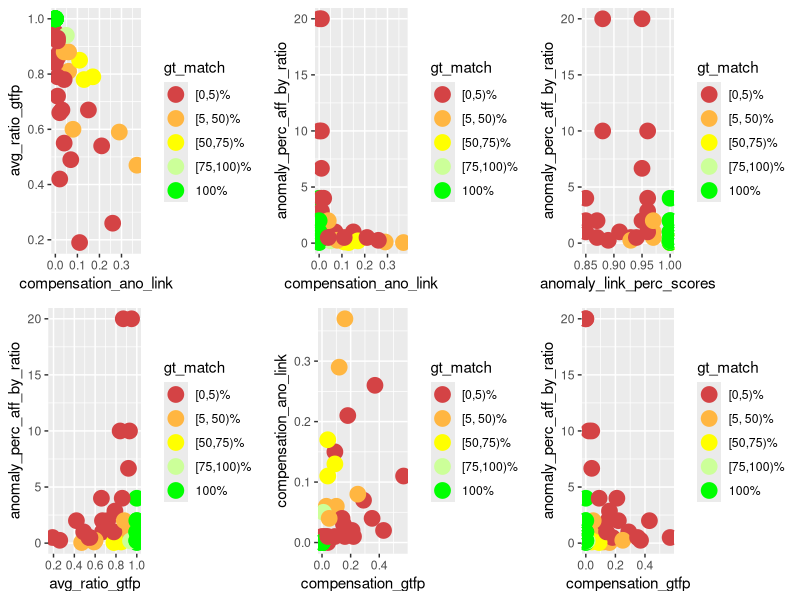
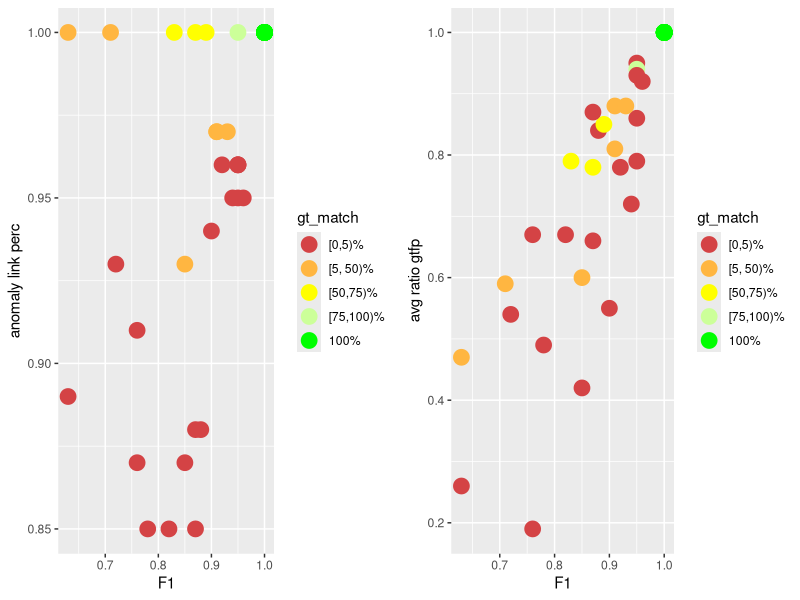
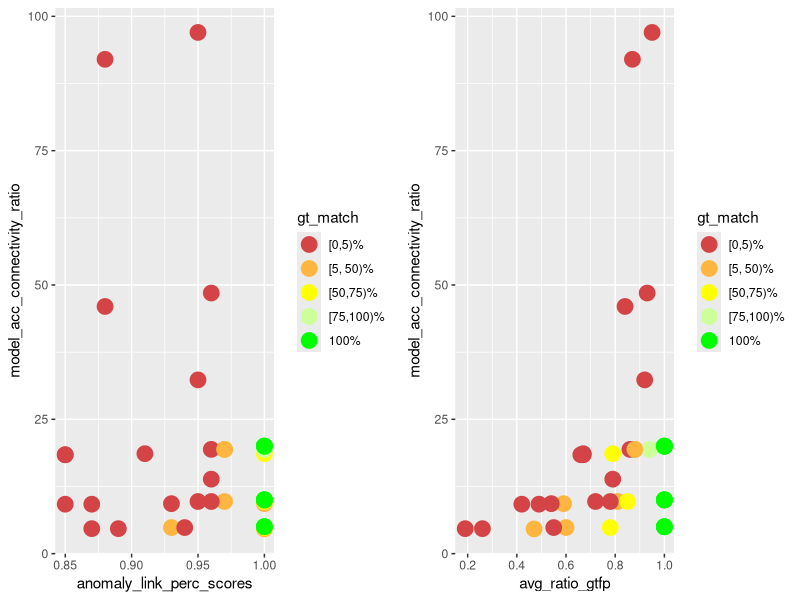
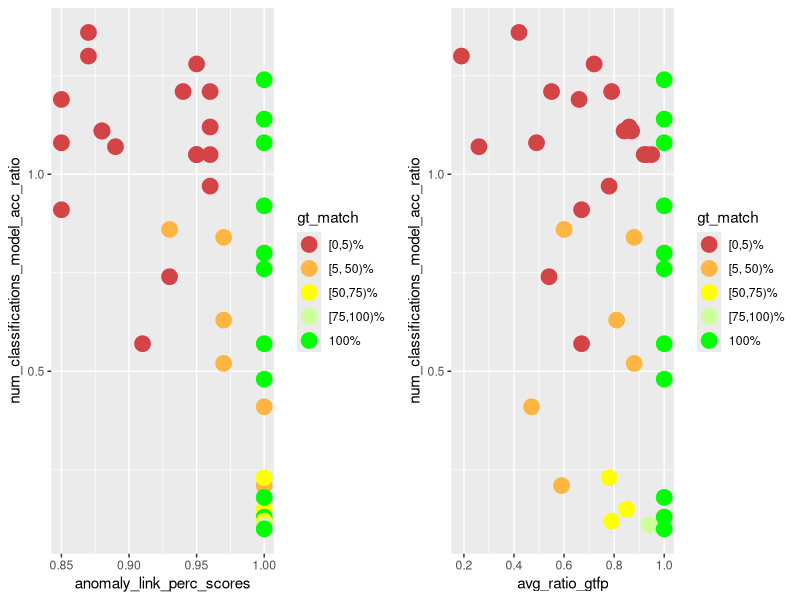
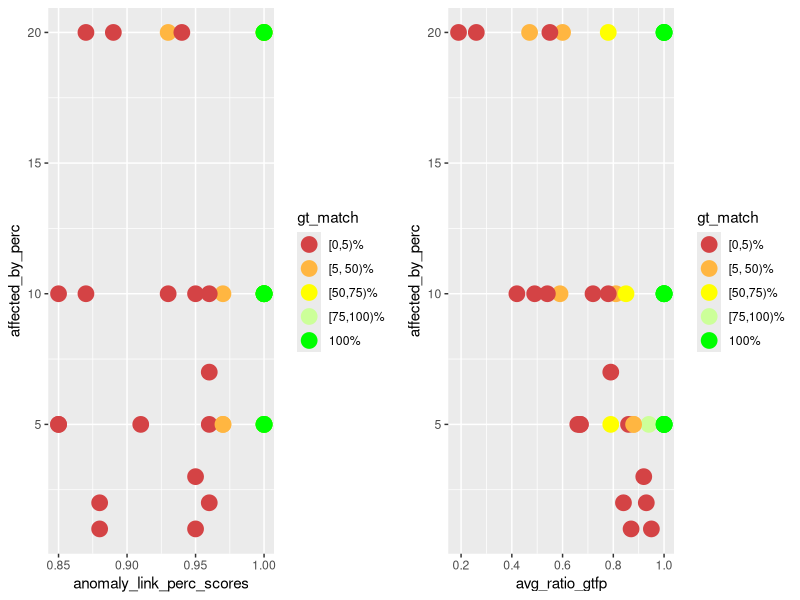
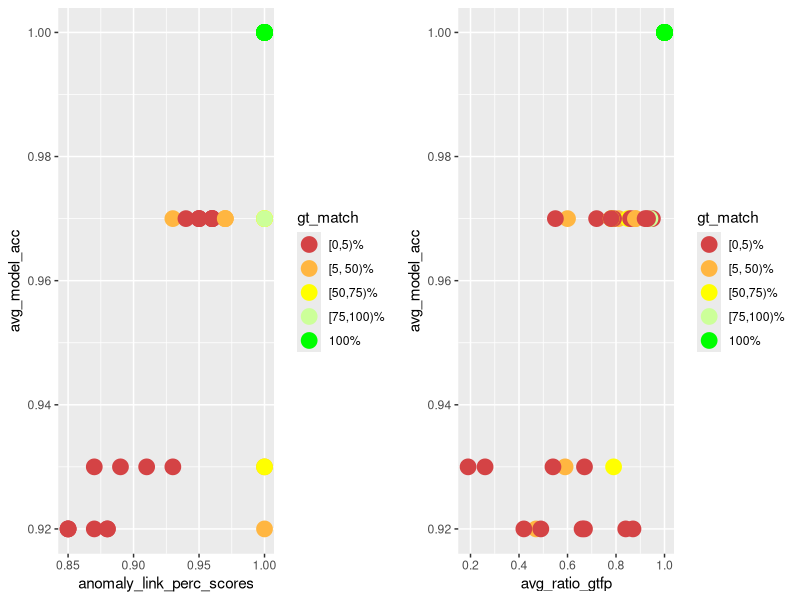
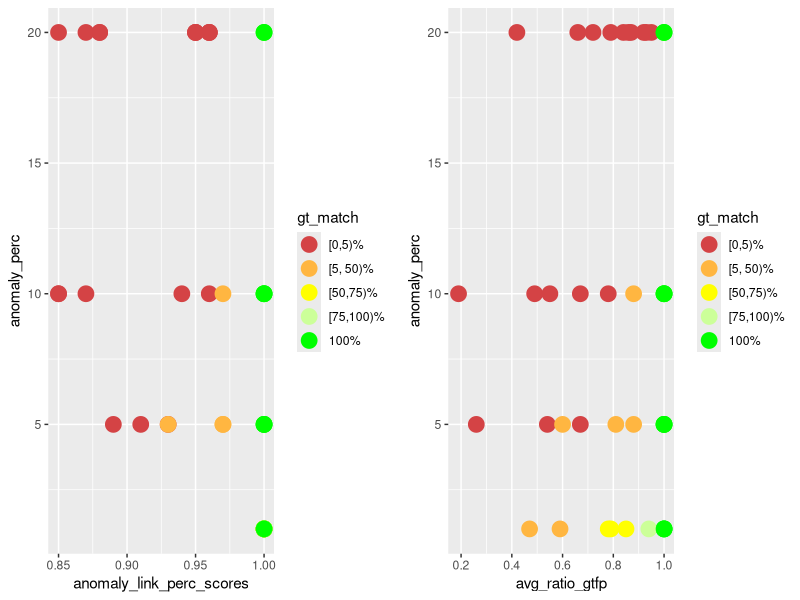

Generate these figures, in order, with R:
library(ggplot2)
library(gridExtra)

PT_DEF <- geom_point(size=5)
COLOR_VALS <- c("#d44345", "#ffb641", "#ffff00", "#ccff99", "#00ff00")

gen_multi_plot_six <- function(
        pp1, pp2, pp3, pp4, pp5, pp6,
        y1, y2, y3, y4, y5, y6,
        x1, x2, x3, x4, x5, x6,
        filename
    ) {
    fpp1 <- pp1 + PT_DEF + xlab(x1) + ylab(y1) + scale_color_manual(values = color_mapping)
    fpp2 <- pp2 + PT_DEF + xlab(x2) + ylab(y2) + scale_color_manual(values = color_mapping)
    fpp3 <- pp3 + PT_DEF + xlab(x3) + ylab(y3) + scale_color_manual(values = color_mapping)
    fpp4 <- pp4 + PT_DEF + xlab(x4) + ylab(y4) + scale_color_manual(values = color_mapping)
    fpp5 <- pp5 + PT_DEF + xlab(x5) + ylab(y5) + scale_color_manual(values = color_mapping)
    fpp6 <- pp6 + PT_DEF + xlab(x6) + ylab(y6) + scale_color_manual(values = color_mapping)
    combined_plot <- grid.arrange(fpp1, fpp2, fpp3, fpp4, fpp5, fpp6, ncol = 3)
    ggsave(combined_plot, file = filename, width = 12, height = 6)
}

gen_multi_plot_two <- function(
        pp1, pp2, y1, y2, x1, x2, filename
    ) {
    fpp1 <- pp1 + PT_DEF + xlab(x1) + ylab(y1) + scale_color_manual(values = color_mapping)
    fpp2 <- pp2 + PT_DEF + xlab(x2) + ylab(y2) + scale_color_manual(values = color_mapping)
    combined_plot <- grid.arrange(fpp1, fpp2, ncol = 2)
    ggsave(combined_plot, file = filename, width = 12, height = 6)
}

# actual compensation insights

input <- read.csv(
    file = "meta_analysis.csv", header = TRUE, sep = ",", check.name = FALSE
)

# instead of the percentage value factor(gt_match_perc) for which I'd need 100
# colors, I only want to color / group them into 5 groups
LABELS <- c("[0,5)%", "[5, 50)%", "[50,75)%", "[75,100)%", "100%")
color_mapping <- setNames(COLOR_VALS, LABELS)

input$gt_match <- cut(
    input$gt_match_perc,
    breaks = c(0, 5, 50, 75, 100, Inf),
    labels = LABELS,
    include.lowest = TRUE,
    right = FALSE
)

p1 <- ggplot(
    data = input, aes_string(
        x = "compensation_ano_link",
        y = "avg_ratio_gtfp",
        color = "gt_match",
        group = "gt_match"
    )
)

p2 <- ggplot(
    data = input, aes_string(
        x = "compensation_ano_link",
        y = "anomaly_perc_aff_by_ratio",
        color = "gt_match",
        group = "gt_match"
    )
)

p3 <- ggplot(
    data = input, aes_string(
        x = "anomaly_link_perc_scores",
        y = "anomaly_perc_aff_by_ratio",
        color = "gt_match",
        group = "gt_match"
    )
)

p4 <- ggplot(
    data = input, aes_string(
        x = "avg_ratio_gtfp",
        y = "anomaly_perc_aff_by_ratio",
        color = "gt_match",
        group = "gt_match"
    )
)

p5 <- ggplot(
    data = input, aes_string(
        x = "compensation_gtfp",
        y = "compensation_ano_link",
        color = "gt_match",
        group = "gt_match"
    )
)

p6 <- ggplot(
    data = input, aes_string(
        x = "compensation_gtfp",
        y = "anomaly_perc_aff_by_ratio",
        color = "gt_match",
        group = "gt_match"
    )
)

gen_multi_plot_six(
    p1, p2, p3, p4, p5, p6,
    "avg_ratio_gtfp",
    "anomaly_perc_aff_by_ratio",
    "anomaly_perc_aff_by_ratio",
    "anomaly_perc_aff_by_ratio",
    "compensation_ano_link",
    "anomaly_perc_aff_by_ratio",
    "compensation_ano_link",
    "compensation_ano_link",
    "anomaly_link_perc_scores",
    "avg_ratio_gtfp",
    "compensation_gtfp",
    "compensation_gtfp",
    "compensation_analysis.png"
)

p1 <- ggplot(
    data = input, aes_string(
        x = "f1_scores",
        y = "anomaly_link_perc_scores",
        color = "gt_match",
        group = "gt_match"
    )
)

p2 <- ggplot(
    data = input, aes_string(
        x = "f1_scores",
        y = "avg_ratio_gtfp",
        color = "gt_match",
        group = "gt_match"
    )
)

gen_multi_plot_two(
    p1, p2,
    "anomaly link perc",
    "avg ratio gtfp",
    "F1",
    "F1",
    "f1_end_res_corr.png"
)

# model acc - connectivity - performance

p1 <- ggplot(
    data = input, aes_string(
        x = "anomaly_link_perc_scores",
        y = "model_acc_connectivity_ratio",
        color = "gt_match",
        group = "gt_match"
    )
)

p2 <- ggplot(
    data = input, aes_string(
        x = "avg_ratio_gtfp",
        y = "model_acc_connectivity_ratio",
        color = "gt_match",
        group = "gt_match"
    )
)

gen_multi_plot_two(
    p1, p2,
    "model_acc_connectivity_ratio",
    "model_acc_connectivity_ratio",
    "anomaly_link_perc_scores",
    "avg_ratio_gtfp",
    "modelacc_connectivity_performance.png"
)

# how many classifications and how acc models

p1 <- ggplot(
    data = input, aes_string(
        x = "anomaly_link_perc_scores",
        y = "num_classifications_model_acc_ratio",
        color = "gt_match",
        group = "gt_match"
    )
)

p2 <- ggplot(
    data = input, aes_string(
        x = "avg_ratio_gtfp",
        y = "num_classifications_model_acc_ratio",
        color = "gt_match",
        group = "gt_match"
    )
)

gen_multi_plot_two(
    p1, p2,
    "num_classifications_model_acc_ratio",
    "num_classifications_model_acc_ratio",
    "anomaly_link_perc_scores",
    "avg_ratio_gtfp",
    "num_classifications_model_acc.png"
)

# affected_by against perf

p1 <- ggplot(
    data = input, aes_string(
        x = "anomaly_link_perc_scores",
        y = "affected_by_perc",
        color = "gt_match",
        group = "gt_match"
    )
)

p2 <- ggplot(
    data = input, aes_string(
        x = "avg_ratio_gtfp",
        y = "affected_by_perc",
        color = "gt_match",
        group = "gt_match"
    )
)

gen_multi_plot_two(
    p1, p2,
    "affected_by_perc",
    "affected_by_perc",
    "anomaly_link_perc_scores",
    "avg_ratio_gtfp",
    "aff_by_perf.png"
)

# model_acc against perf

p1 <- ggplot(
    data = input, aes_string(
        x = "anomaly_link_perc_scores",
        y = "avg_model_acc",
        color = "gt_match",
        group = "gt_match"
    )
)

p2 <- ggplot(
    data = input, aes_string(
        x = "avg_ratio_gtfp",
        y = "avg_model_acc",
        color = "gt_match",
        group = "gt_match"
    )
)

gen_multi_plot_two(
    p1, p2,
    "avg_model_acc",
    "avg_model_acc",
    "anomaly_link_perc_scores",
    "avg_ratio_gtfp",
    "model_acc_perf.png"
)

# anomaly_perc against perf

p1 <- ggplot(
    data = input, aes_string(
        x = "anomaly_link_perc_scores",
        y = "anomaly_perc",
        color = "gt_match",
        group = "gt_match"
    )
)

p2 <- ggplot(
    data = input, aes_string(
        x = "avg_ratio_gtfp",
        y = "anomaly_perc",
        color = "gt_match",
        group = "gt_match"
    )
)

gen_multi_plot_two(
    p1, p2,
    "anomaly_perc",
    "anomaly_perc",
    "anomaly_link_perc_scores",
    "avg_ratio_gtfp",
    "anomaly_perc_perf.png"
)
